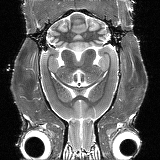
%> input picture matImage-master/matImage-master/demos/imMeasures/img1.bmp, 160 x 160 px
$ octave --eval "result = demoImJointHistogram;"   (GNU Octave 9; MATLAB toolbox functions it lacks are replaced by stand-ins)
%> lines starting %> are read from the running program, lines starting %| are printed output that depends on the picture
### matImage-master/matImage-master/matImage/imMeasures/imJointHistogram.m
function res = imJointHistogram(img1, img2, varargin)
%IMJOINTHISTOGRAM  Compute joint histogram of two images
%
%   HIST = imJointHistogram(IMG1, IMG2)
%   IMG1 and IMG2 are two images with the same size, HIST is a 256*256
%   array containing number of pixels for each combination of values.
%
%   HIST = imJointHistogram(IMG1, IMG2, NBINS)
%   Also specify the number of bins of the histogram. The result is a
%   square matrix with NBINS rows and NBINS columns. Default is 256.
%
%   HIST = imJointHistogram(IMG1, IMG2, NBINS1, NBINS2)
%   Specify different number of bins for each image.
%
%   HIST = imJointHistogram(IMG1, IMG2, BINS1, BINS2)
%   Directly specify the bins used for each image. The result is a matrix
%   with length(BINS1) rows and length(BINS2) columns. Default bins are
%   computed from 0 to maximal values (either maximal integer value for
%   integer images, or maximal image value for floating point images).
%   Image values that are below the first element of the corresponding bin
%   are dropped during the computation.
%
%   Works for 2D and 3D images, for grayscales (integer) and for intensity
%   (float) images.
%
%   Example
%     img = imread('cameraman.tif');
%     img2 = img(2:end, 3:end);
%     img2(256, 256) = 0;
%     h = imJointHistogram(img, img2);
%     imshow(h2, []); colormap([0 0 0;jet]);
%     colormap jet
%
%   See also
%   imhist, imHistogram, imJointEntropy
%

% ------
% Author: David Legland
% e-mail: david.legland@nantes.inra.fr
% Created: 2009-12-09,    using Matlab 7.9.0.529 (R2009b)
% Copyright 2010 INRA - Cepia Software Platform.

%   HISTORY
%   2010-08-24 add support for 16 bits and double images, for user-defined
%       histogram bins, and update doc


% check input dimensions
if sum(size(img1) ~= size(img2)) > 0
    error('Inputs must have same size');
end

% default is no ROI (use the whole pixels in images)
roi = ones(size(img1));

% default number of intervals for computing values
q1 = 256;
q2 = 256;

% compute maximum gray values of each image
if isinteger(img1)
    maxVal1 = intmax(class(img1));
else
    maxVal1 = max(img1(:));
end
if isinteger(img2)
    maxVal2 = intmax(class(img2));
else
    maxVal2 = max(img2(:));
end

% init to empty array
vals1 = [];

% check if a ROI is specified
if ~isempty(varargin) && sum(size(img1) ~= size(varargin{1})) == 0
    roi = varargin{1};
    varargin(1) = [];
end

% extract user-specified number of bins, or bin values
if length(varargin)==1
    var = varargin{1};
    if length(var)==1
        q1 = var;
        q2 = var;
    else
        vals1 = var;
        vals2 = var;
    end
elseif length(varargin)==2
    var1 = varargin{1};
    var2 = varargin{2};
    if length(var1)==1 && length(var2)==1
        q1 = var1;
        q2 = var2;
    else
        vals1 = var1;
        vals2 = var2;
    end
end

% compute grayscale limits if needed
if isempty(vals1)
    vals1 = linspace(0, double(maxVal1)+1, q1+1);
    vals2 = linspace(0, double(maxVal2)+1, q2+1);
    vals1(end) = [];
    vals2(end) = [];
end

% initialize result array
res = zeros(length(vals1), length(vals2));

% linear indices of pixels to consider
inds = find(roi);

if q1==256 && q2==256 && maxVal1==255 && maxVal2 == 255
    % Standard case: iterate over all pixels, use true value
    for i = 1:length(inds)
        % get each value, and convert to index
        v1 = img1(inds(i)) + 1;
        v2 = img2(inds(i)) + 1;

        % increment corresponding histogram
        res(v1, v2) = res(v1, v2)+1;
    end
else
    for i = 1:length(inds)
        % get each value, and convert to index
        v1 = find(img1(inds(i))>=vals1, 1, 'last');
        v2 = find(img2(inds(i))>=vals2, 1, 'last');

        % increment corresponding histogram
        res(v1, v2) = res(v1, v2)+1;
    end
end

### matImage-master/matImage-master/demos/imMeasures/demoImJointHistogram.m
function varargout = demoImJointHistogram(varargin)
%DEMOIMJOINTHISTOGRAM  One-line description here, please.
%   output = demoImJointHistogram(input)
%
%   Example
%   demoImJointHistogram
%
%   See also
%
%
% ------
% Author: David Legland
% e-mail: david.legland@grignon.inra.fr
% Created: 2009-12-09,    using Matlab 7.9.0.529 (R2009b)
% Copyright 2009 INRA - Cepia Software Platform.

%% Chargement des images

% image fixe
img1 = imread('img1.bmp');
%> img1 is the input picture: size 160x160 uint8; min 0, max 255, mean 97.3

% image a recaler
img2 = imread('img2.bmp');
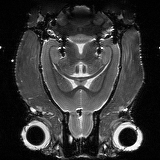
%> input picture matImage-master/matImage-master/demos/imMeasures/img2.bmp, 160 x 160 px
%> img2 is the input picture: size 160x160 uint8; min 0, max 255, mean 53.4

% image apres recalage
rec = imread('res-rigid2.tif');
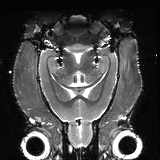
%> input picture matImage-master/matImage-master/demos/imMeasures/res-rigid2.tif, 160 x 160 px
%> rec is the input picture: size 160x160 uint8; min 0, max 255, mean 70.8

% nouvelle figure
figure(1); clf;

% affiche image de base
subplot(131);
imshow(img1);
title('image fixe');
subplot(132);
imshow(img2);
title('image a recaler');
subplot(133);
imshow(rec);
title('image recalee');


%% Avant recalage

% calcule histo joint
res = imJointHistogram(img1, img2);
%> the loop in imJointHistogram, `for i = 1:length(inds)` made 25600 passes
%> (v1, v2) on passes 1 to 3: (3, 2), (10, 4), (8, 2)
%> after the loop in imJointHistogram, `for i = 1:length(inds)`:
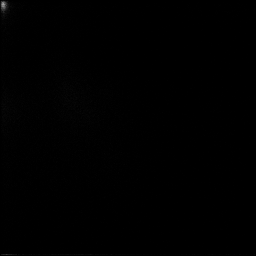
%> res: size 256x256 double; min 0, max 158, mean 0.4

% affiche image et histo joint (log)
figure(2);
subplot(121);
imshow(img2)
title('image a recaler');
subplot(122);
imshow(log(res), [0 log(max(res(:)))]);
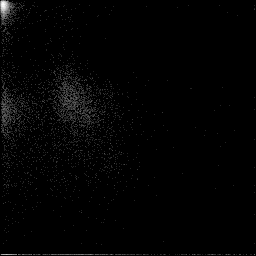
%> displayed picture: size 256x256, on the screen's scale of 0 to 255; min 0, max 255, mean 3.3
title('joint histo');


%% Apres recalage

% calcule histo joint
res2 = imJointHistogram(img1, rec);
%> the loop in imJointHistogram (call 2), `for i = 1:length(inds)` made 25600 passes
%> (v1, v2) on passes 1 to 3: (3, 5), (10, 5), (8, 5)

% affiche image et histo joint  (log)
figure(3);
subplot(121);
imshow(rec);
title('image recalee');
subplot(122);
imshow(log(res2), [0 log(max(res2(:)))]);
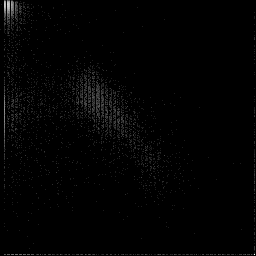
%> displayed picture: size 256x256, on the screen's scale of 0 to 255; min 0, max 255, mean 2.7
title('joint histo');


%% Decalage de l'image de depart

% histo joint apres decalage de 1 pixel
hDec1 = imJointHistogram(img1(1:end-1, :), img1(2:end, :));

% histo joint apres decalage de 2 pixels
hDec2 = imJointHistogram(img1(1:end-2, :), img1(3:end, :));

% affiche les histo joints
figure(4); clf;
subplot(121);
imshow(log(hDec1), [0 log(max(hDec1(:)))]);
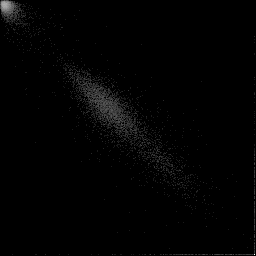
%> displayed picture: size 256x256, on the screen's scale of 0 to 255; min 0, max 255, mean 2.7; mean of the top-left, top-right, bottom-left and bottom-right quarters 7.2, 0.5, 0.5, 2.4
title('decalage 1 px');
subplot(122);
imshow(log(hDec2), [0 log(max(hDec2(:)))]);
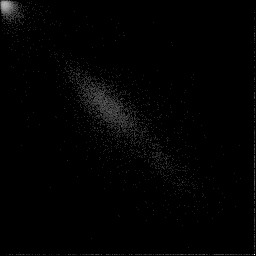
%> displayed picture: size 256x256, on the screen's scale of 0 to 255; min 0, max 255, mean 2.7; mean of the top-left, top-right, bottom-left and bottom-right quarters 7.1, 0.8, 0.7, 2.2
title('decalage 2 px');
%> (the run ends here)
